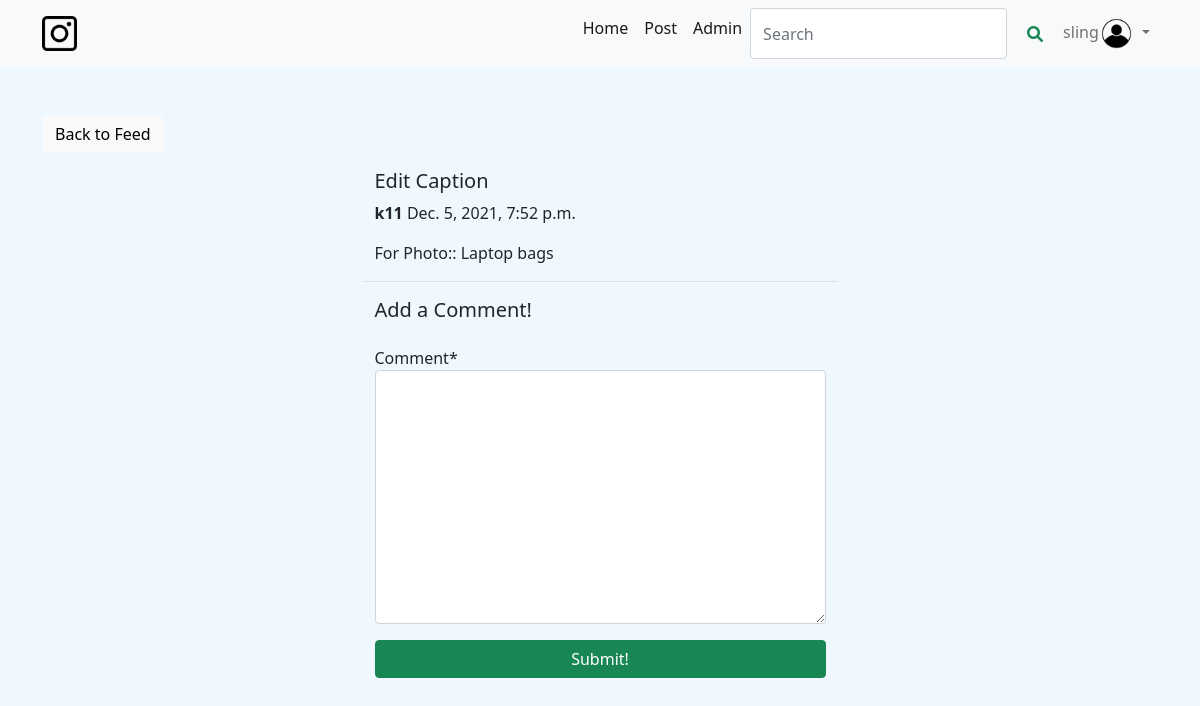
Page /post/2/ (signed in) on the committed database.
### insta/models.py (models this page shows, shortened)
class Post(models.Model):
  photo = CloudinaryField('image')
  photo_name = models.CharField(max_length=100)
  posted_at = models.DateTimeField(auto_now_add=True)
  photo_caption = models.TextField()
  user = models.ForeignKey(User,on_delete = models.CASCADE)
  likes = models.ManyToManyField(User, blank=True, related_name='likes')
  dislikes = models.ManyToManyField(User, blank=True, related_name='dislikes')

### insta/views.py (the view, shortened to what this page needs)
# urls.py: path('post/<int:pk>/', PostDetailView.as_view(), name='post-detail'),
class PostDetailView(LoginRequiredMixin, View):
    def get(self, request, pk, *args, **kwargs):
        post = Post.objects.get(pk=pk)
        form = CommentsForm()
        comments = Comment.objects.filter(post=post).order_by('-created_on')
        context = {
            'post': post,
            'form': form,
            'comments': comments,
        }
        return render(request, 'post_detail.html', context)

### insta/forms.py
class CommentsForm(forms.ModelForm):
  class Meta:
    model = Comment
    fields = ['comment']

### templates/post_detail.html (shortened to what this page needs)
{% extends 'base.html' %}
{% load crispy_forms_tags %}
{% block content %}
<div class="container">
    <div class="row mt-5">
        <div class="col-md-3 col-sm-6">
            <a href="/" class="btn btn-light">Back to Feed</a>
        </div>
    </div>
    <div class="row justify-content-center mt-3">
        <div class="col-md-5 col-sm-12 border-bottom">
            <h5>Edit Caption</h5>
            <p>
                <strong>{{ post.user }}</strong> {{ post.posted_at }}
            </p>
            <p>For Photo:: {{ post.photo_name }}</p>
        </div>
    </div>
    <div class="row justify-content-center mt-3">
        <div class="col-md-5 col-sm-12">
            <h5>Add a Comment!</h5>
        </div>
    </div>
    <div class="row justify-content-center mt-3 mb-5">
        <div class="col-md-5 col-sm-12">
            <form method="POST">
                {{ form|crispy }}
                <div class="d-grid gap-2">
                    <button class="btn btn-success mt-3">Submit!</button>
                </div>
            </form>
        </div>
    </div>
</div>
{% endblock content %}

### templates/base.html (shortened to what this page needs)
{% load static%}
{% load crispy_forms_tags %}
<!doctype html>
<html lang="en">
  <head>
    <link href="https://cdn.jsdelivr.net/npm/bootstrap@5.0.2/dist/css/bootstrap.min.css" rel="stylesheet">
    <link rel="stylesheet" href="https://cdnjs.cloudflare.com/ajax/libs/font-awesome/6.0.0-beta3/css/all.min.css" />
    <link rel="stylesheet" type="text/css" href="{% static 'css/main.css' %}">
  </head>
  <body>
    <nav class="navbar navbar-expand-lg navbar-light bg-light">
        <div class="container">
          <a class="navbar-brand" href="#"><img src="{% static 'img/icon.png' %}" alt="" width="35" height="35"
            srcset=""></a>
          <div class="collapse navbar-collapse" id="navbarScroll">
            <ul class="navbar-nav ms-auto my-2 my-lg-0 navbar-nav-scroll" style="--bs-scroll-height: 100px;">
              <li class="nav-item">
                <a class="nav-link active" aria-current="page" href="/">Home</a>
              </li>
              <li class="nav-item">
                <a class="nav-link active" aria-current="page" href="{% url 'post'%}">Post</a>
              </li>
              <li class="nav-item">
                <a class="nav-link active" aria-current="page" href="/admin">Admin</a>
              </li>
              <form class="d-flex" action="{% url 'profile-search' %}">
                  <input class="form-control me-2" type="search" placeholder="Search" aria-label="Search"value="{{ request.GET.query}}" name="query">
                  <button class="btn btn-outline-success" style="border:none; box-shadow:none" type="submit">
                    <i class="fas fa-search"></i>
                  </button>
              </form>
              {% if user.is_authenticated %}
              <li class="nav-item dropdown">
                <a class="nav-link dropdown-toggle" href="#" id="navbarScrollingDropdown" role="button" data-bs-toggle="dropdown" aria-expanded="false">
                  {{ request.user}}<img src="{% static 'img/usericon.png' %}" width="35"height="35" alt="" srcset="">
                </a>
              </li>
              {%else %}
              <li class="nav-item">
                <a class="nav-link active" aria-current="page" href="/login">Login</a>
              </li>
              {% endif %}
            </ul>
          </div>
        </div>
      </nav>
      {% block content%}
      {% endblock %}
  </body>
</html>

### static/css/main.css (style rules this page uses)
body { background-color: aliceblue; }

### rows in the picture
Post: user "k11", posted_at "Dec. 5, 2021, 7:52 p.m.", photo_name "Laptop bags"

### other values in the picture
{{ request.user }} "sling"
